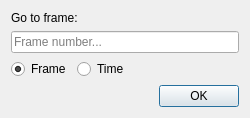
<?xml version="1.0" encoding="UTF-8"?>
<ui version="4.0">
 <class>gotoDialog</class>
 <widget class="QDialog" name="gotoDialog">
  <property name="geometry">
   <rect>
    <x>0</x>
    <y>0</y>
    <width>250</width>
    <height>114</height>
   </rect>
  </property>
  <property name="windowTitle">
   <string>Go to</string>
  </property>
  <layout class="QVBoxLayout" name="verticalLayout">
   <item>
    <widget class="QLabel" name="valueLabel">
     <property name="text">
      <string>Go to frame:</string>
     </property>
    </widget>
   </item>
   <item>
    <widget class="QLineEdit" name="valueEdit">
     <property name="placeholderText">
      <string>Frame number...</string>
     </property>
    </widget>
   </item>
   <item>
    <layout class="QHBoxLayout" name="horizontalLayout">
     <item>
      <widget class="QRadioButton" name="frameRBtn">
       <property name="toolTip">
        <string>Frame numer</string>
       </property>
       <property name="text">
        <string>Frame</string>
       </property>
       <property name="checked">
        <bool>true</bool>
       </property>
      </widget>
     </item>
     <item>
      <widget class="QRadioButton" name="timeRBtn">
       <property name="toolTip">
        <string>Float time value</string>
       </property>
       <property name="text">
        <string>Time</string>
       </property>
      </widget>
     </item>
     <item>
      <spacer name="horizontalSpacer">
       <property name="orientation">
        <enum>Qt::Horizontal</enum>
       </property>
       <property name="sizeHint" stdset="0">
        <size>
         <width>40</width>
         <height>20</height>
        </size>
       </property>
      </spacer>
     </item>
    </layout>
   </item>
   <item>
    <widget class="QDialogButtonBox" name="buttonBox">
     <property name="orientation">
      <enum>Qt::Horizontal</enum>
     </property>
     <property name="standardButtons">
      <set>QDialogButtonBox::Ok</set>
     </property>
    </widget>
   </item>
  </layout>
 </widget>
 <resources/>
 <connections>
  <connection>
   <sender>buttonBox</sender>
   <signal>accepted()</signal>
   <receiver>gotoDialog</receiver>
   <slot>accept()</slot>
   <hints>
    <hint type="sourcelabel">
     <x>248</x>
     <y>254</y>
    </hint>
    <hint type="destinationlabel">
     <x>157</x>
     <y>274</y>
    </hint>
   </hints>
  </connection>
  <connection>
   <sender>buttonBox</sender>
   <signal>rejected()</signal>
   <receiver>gotoDialog</receiver>
   <slot>reject()</slot>
   <hints>
    <hint type="sourcelabel">
     <x>316</x>
     <y>260</y>
    </hint>
    <hint type="destinationlabel">
     <x>286</x>
     <y>274</y>
    </hint>
   </hints>
  </connection>
 </connections>
</ui>
